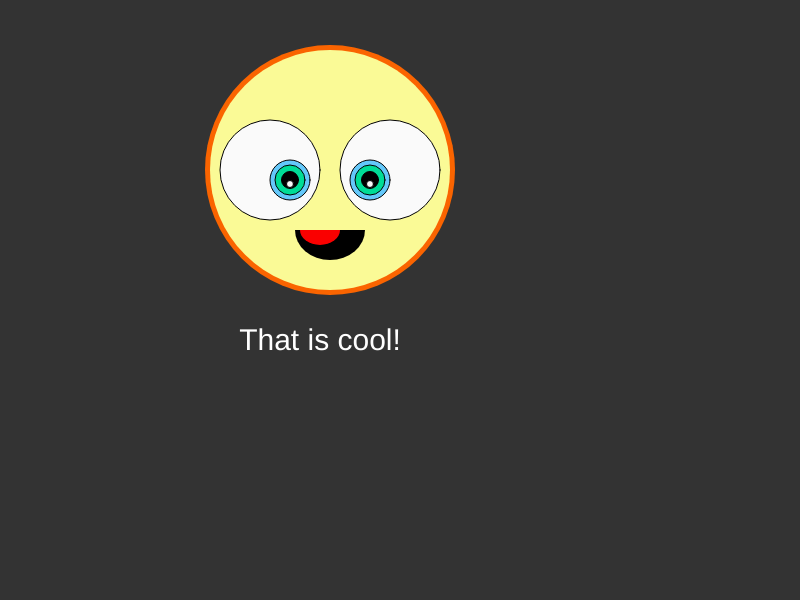
Frame 1 (no input)
Frame 60 (no input): identical to frame 1, image omitted
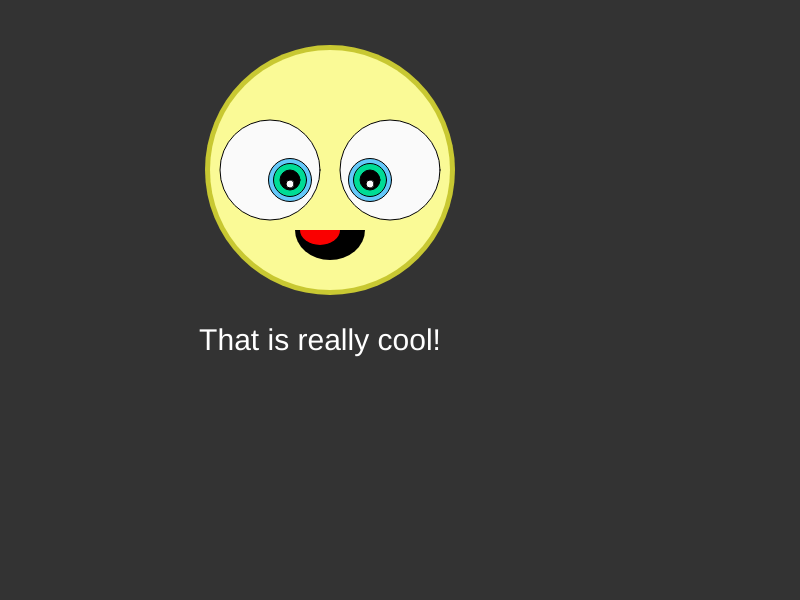
Frame 120 (the mouse pressed at the canvas centre since frame 60)

The p5.js sketch that drew these frames (run headless with seeded random() and noise() and a simulated clock; from frame 60 on, the mouse is pressed at the canvas centre):

// p5.js sketch
// ── sketch.js
var selectedBall;
var gleamSizes;
var pupilSizes;
var irisSizes;
var corneaSizes;
var brushes = [];
var colors = [];

function setup() {
   	createCanvas(displayWidth, displayHeight);
   	selectedBall = 0;
   	gleamSizes = [7,8,9,10];
   	pupilSizes = [17,20,26,32];
   	irisSizes = [30,33,39,45];
   	corneaSizes = [40,43,49,55];
   	colors[0] = color(250,100,0);
   	colors[1] = color(200,200,50);
   	colors[2] = color(50,100,100);
   	colors[3] = color(200,100,200);
   	brushes = ["cool!", "really cool!", "amazing!", "mind boggling!"]
}

function draw() {
    	  background(51);
    	  
  textSize(30);
	textAlign(CENTER);
	fill(255);
  noStroke();
	text("That is " + brushes[selectedBall], 320, 350);

    fill(colors[selectedBall]);
  	ellipse(330, 170, 250, 250);
  	
  	fill(250,250,150);
  	ellipse(330, 170, 240, 240);
  	
  	fill(250,250,250);
  	stroke(0,0,0);
  	ellipse(390, 170, 100, 100);
  	
  	fill(100,200,250);
  	ellipse(370, 180, corneaSizes[selectedBall], corneaSizes[selectedBall]);
  	
  	fill(250,250,250);
  	stroke(0,0,0);
  	ellipse(270, 170, 100, 100);
  	
  	fill(100,200,250);
  	ellipse(290, 180, corneaSizes[selectedBall], corneaSizes[selectedBall]);
  	
  	fill(0,220,150);
  	ellipse(290, 180, irisSizes[selectedBall], irisSizes[selectedBall]);
  	
  	fill(0,220,150);
  	ellipse(370, 180, irisSizes[selectedBall], irisSizes[selectedBall]);

  	fill(0,0,0);
  	ellipse(370, 180, pupilSizes[selectedBall], pupilSizes[selectedBall]);
  	
  	 fill(0,0,0);
  	ellipse(290, 180, pupilSizes[selectedBall], pupilSizes[selectedBall]);
  	
  	fill(250,250,250);
  	ellipse(290, 184, gleamSizes[selectedBall], gleamSizes[selectedBall]);
  	
  	fill(250,250,250);
  	ellipse(370, 184, gleamSizes[selectedBall], gleamSizes[selectedBall]);
  	
  	fill(0,0,0);
  	noStroke();
    arc(330, 230, 70, 60, 0, PI);
    
    fill(250,0,0);
  	noStroke();
    arc(320, 230, 40, 30, 0, PI);
}

function mousePressed () {
  selectedBall++
  
  if (selectedBall >= gleamSizes.length) {
    selectedBall = 0;
  }
}
